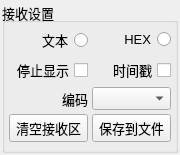
<?xml version="1.0" encoding="UTF-8"?>
<ui version="4.0">
 <class>ReceiveSettingsWidget</class>
 <widget class="QWidget" name="ReceiveSettingsWidget">
  <property name="geometry">
   <rect>
    <x>0</x>
    <y>0</y>
    <width>180</width>
    <height>155</height>
   </rect>
  </property>
  <property name="minimumSize">
   <size>
    <width>180</width>
    <height>155</height>
   </size>
  </property>
  <property name="font">
   <font>
    <pointsize>10</pointsize>
   </font>
  </property>
  <property name="windowTitle">
   <string>Form</string>
  </property>
  <property name="styleSheet">
   <string notr="true"/>
  </property>
  <layout class="QGridLayout" name="gridLayout_2">
   <property name="leftMargin">
    <number>2</number>
   </property>
   <property name="topMargin">
    <number>2</number>
   </property>
   <property name="rightMargin">
    <number>2</number>
   </property>
   <property name="bottomMargin">
    <number>2</number>
   </property>
   <property name="spacing">
    <number>2</number>
   </property>
   <item row="0" column="0">
    <widget class="QGroupBox" name="groupBox">
     <property name="minimumSize">
      <size>
       <width>175</width>
       <height>150</height>
      </size>
     </property>
     <property name="title">
      <string>接收设置</string>
     </property>
     <layout class="QGridLayout" name="gridLayout">
      <property name="leftMargin">
       <number>4</number>
      </property>
      <property name="topMargin">
       <number>4</number>
      </property>
      <property name="rightMargin">
       <number>4</number>
      </property>
      <property name="bottomMargin">
       <number>4</number>
      </property>
      <property name="spacing">
       <number>4</number>
      </property>
      <item row="0" column="0">
       <widget class="QRadioButton" name="radioButton_Text">
        <property name="font">
         <font>
          <pointsize>10</pointsize>
         </font>
        </property>
        <property name="layoutDirection">
         <enum>Qt::LayoutDirection::RightToLeft</enum>
        </property>
        <property name="text">
         <string>文本</string>
        </property>
       </widget>
      </item>
      <item row="0" column="1">
       <widget class="QRadioButton" name="radioButton_HEX">
        <property name="font">
         <font>
          <pointsize>10</pointsize>
         </font>
        </property>
        <property name="layoutDirection">
         <enum>Qt::LayoutDirection::RightToLeft</enum>
        </property>
        <property name="text">
         <string>HEX</string>
        </property>
       </widget>
      </item>
      <item row="1" column="0">
       <widget class="QCheckBox" name="checkBox_ReceiveStopDisplay">
        <property name="layoutDirection">
         <enum>Qt::LayoutDirection::RightToLeft</enum>
        </property>
        <property name="text">
         <string>停止显示</string>
        </property>
       </widget>
      </item>
      <item row="1" column="1">
       <widget class="QCheckBox" name="checkBox_Timestamp">
        <property name="layoutDirection">
         <enum>Qt::LayoutDirection::RightToLeft</enum>
        </property>
        <property name="text">
         <string>时间戳</string>
        </property>
       </widget>
      </item>
      <item row="2" column="0">
       <widget class="QLabel" name="label_Encoding">
        <property name="font">
         <font>
          <pointsize>10</pointsize>
         </font>
        </property>
        <property name="text">
         <string>编码</string>
        </property>
        <property name="alignment">
         <set>Qt::AlignmentFlag::AlignRight|Qt::AlignmentFlag::AlignTrailing|Qt::AlignmentFlag::AlignVCenter</set>
        </property>
       </widget>
      </item>
      <item row="2" column="1">
       <widget class="QComboBox" name="comboBox_Encoding">
        <property name="font">
         <font>
          <pointsize>10</pointsize>
         </font>
        </property>
       </widget>
      </item>
      <item row="3" column="0">
       <widget class="QPushButton" name="pushButton_Clear">
        <property name="font">
         <font>
          <pointsize>10</pointsize>
         </font>
        </property>
        <property name="text">
         <string>清空接收区</string>
        </property>
       </widget>
      </item>
      <item row="3" column="1">
       <widget class="QPushButton" name="pushButton_Save">
        <property name="font">
         <font>
          <pointsize>10</pointsize>
         </font>
        </property>
        <property name="text">
         <string>保存到文件</string>
        </property>
       </widget>
      </item>
     </layout>
    </widget>
   </item>
  </layout>
 </widget>
 <resources/>
 <connections/>
</ui>
